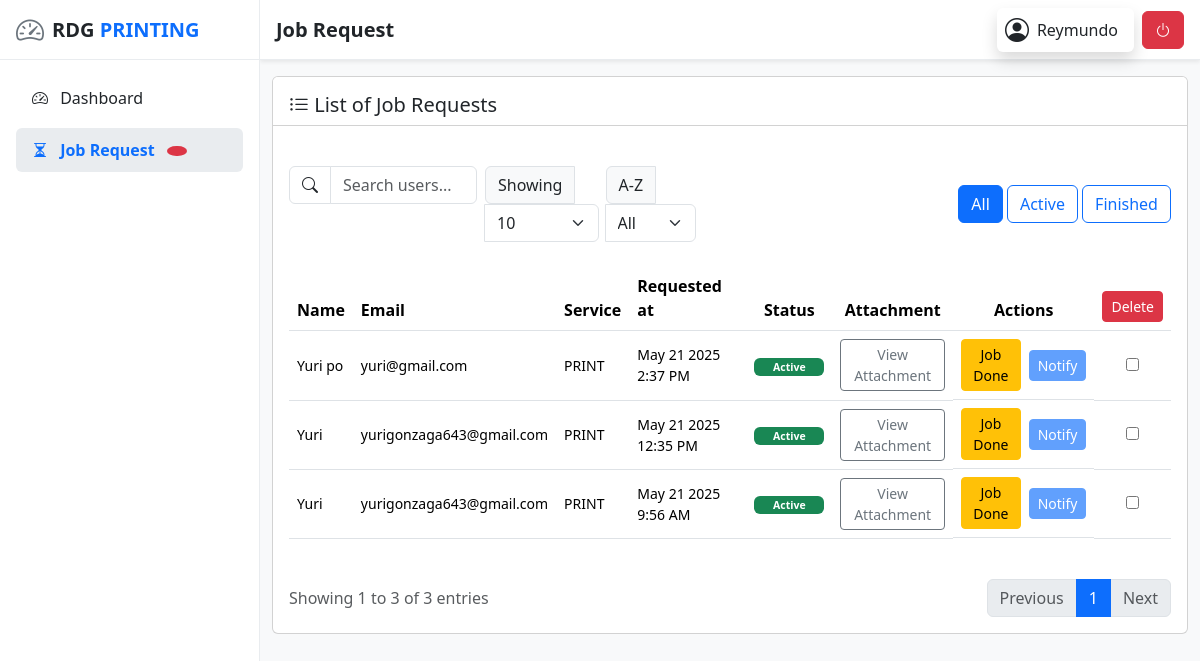
The page /admin/job-request.php?alpha=Yuri (signed in) on the database its author committed.
### tables this page shows
CREATE TABLE `uploads` (
  `id` int(10) UNSIGNED NOT NULL,
  `name` varchar(100) NOT NULL,
  `email` varchar(100) NOT NULL,
  `service` enum('print','2x2','passport size','1x1') DEFAULT NULL,
  `created_at` timestamp NOT NULL DEFAULT current_timestamp(),
  `isActive` tinyint(1) NOT NULL DEFAULT 1,
  `isNotified` tinyint(1) NOT NULL DEFAULT 0,
  `job_instructions` text NOT NULL
);

### admin/job-request.php (the view, shortened to what this page needs)
<?php
include '../backend/connection/db_conn.php';
$page = isset($_GET['page']) ? (int)$_GET['page'] : 1;
$pageSize = isset($_GET['pageSize']) ? (int)$_GET['pageSize'] : 10;
$search = isset($_GET['search']) ? $_GET['search'] : '';
$alpha = isset($_GET['alpha']) ? $_GET['alpha'] : '';
$status = isset($_GET['status']) ? $_GET['status'] : 'all';
$offset = ($page - 1) * $pageSize;
$query = "SELECT * FROM uploads WHERE 1=1";
if (!empty($alpha)) {
    $alpha = $conn->real_escape_string($alpha);
    $query .= " AND name LIKE '$alpha%'";
}
$query .= " ORDER BY created_at DESC";
$totalCountResult = $conn->query("SELECT COUNT(*) as total FROM ($query) as t");
$totalCount = $totalCountResult->fetch_assoc()['total'];
$totalPages = ceil($totalCount / $pageSize);
$query .= " LIMIT $pageSize OFFSET $offset";
$result = $conn->query($query);
$jobRequests = [];
if ($result) {
    while ($row = $result->fetch_assoc()) {
        $jobRequests[] = $row;
    }
}
?>
<!DOCTYPE html>
<html lang="en">
<head>
    <link rel="stylesheet" href="../node_modules/bootstrap/dist/css/bootstrap.min.css"/>
    <link rel="stylesheet" href="../node_modules/bootstrap-icons/font/bootstrap-icons.css"/>
    <link rel="stylesheet" href="../assets/css/admin.css" />
</head>
<body>
    <div class="d-flex">
        <?php include "../includes/admin-sidebar.php"; ?>
        <main class="admin-main flex-grow-1 d-flex flex-column min-vh-100">
            <?php include "../includes/admin-header.php"; ?>
            <div class="container mt-3">
                <div class="row mb-4">
                    <div class="col-12">
                        <div class="card">
                            <div class="card-header bg-white d-flex justify-content-between align-items-center flex-wrap">
                                <h5 class="card-title mb-0 my-2">
                                    <i class="bi bi-list-ul"></i>
                                    List of Job Requests
                                </h5>
                            </div>
                            <div class="card-body mt-4">
                                <div class="row mb-4 align-items-center">
                                    <div class="col-12 col-md-8">
                                        <form method="GET" action="">
                                            <div class="row g-2">
                                                <div class="col-12 col-md-4">
                                                    <div class="input-group">
                                                        <span class="input-group-text bg-white"><i class="bi bi-search"></i></span>
                                                        <input type="text" class="form-control" id="searchInput" name="search" autocomplete="off" placeholder="Search users..." value="<?php echo htmlspecialchars($search); ?>">
                                                    </div>
                                                </div>
                                                <div class="col-6 col-md-3">
                                                    <div class="input-group" style="width: 82%">
                                                        <span class="input-group-text" for="pageSizeSelect">Showing</span>
                                                        <select class="form-select" id="pageSizeSelect" name="pageSize" onchange="this.form.submit()">
                                                            <option value="10" <?php echo $pageSize == 10 ? 'selected' : ''; ?>>10</option>
                                                        </select>
                                                    </div>
                                                </div>
                                                <div class="col-6 col-md-2" style="margin-left: -4.5%">
                                                    <div class="input-group">
                                                        <label class="input-group-text" for="alphaSelect">A-Z</label>
                                                        <select class="form-select" id="alphaSelect" name="alpha" onchange="this.form.submit()">
                                                            <option value="">All</option>
                                                        </select>
                                                    </div>
                                                </div>
                                            </div>
                                        </form>
                                    </div>
                                    <div class="col-12 col-md-4 text-md-end mt-3 mt-md-0">
                                        <div class="btn-group" role="group">
                                            <form method="GET" action="">
                                                <button type="submit" class="btn btn-outline-primary <?php echo $status === 'all' ? 'active' : ''; ?>" name="status" value="all">All</button>
                                                <button type="submit" class="btn btn-outline-primary <?php echo $status === 'active' ? 'active' : ''; ?>" name="status" value="active">Active</button>
                                                <button type="submit" class="btn btn-outline-primary <?php echo $status === 'finished' ? 'active' : ''; ?>" name="status" value="finished">Finished</button>
                                            </form>
                                        </div>
                                    </div>
                                </div>
                                <div class="table-responsive">
                                    <table class="table table-hover align-middle">
                                        <thead>
                                            <tr>
                                                <th>Name</th>
                                                <th>Email</th>
                                                <th>Service</th>
                                                <th>Requested at</th>
                                                <th class="text-center">Status</th>
                                                <th class="text-center">Attachment</th>
                                                <th class="text-center">Actions</th>
                                                <th class="text-center">
                                                    <button id="deleteSelected" class="btn btn-danger btn-sm">Delete</button>
                                                </th>
                                            </tr>
                                        </thead>
                                        <tbody id="jobRequestsTable" style="font-size: 14px">
                                            <?php foreach ($jobRequests as $request): ?>
                                                <tr>
                                                    <td><?php echo htmlspecialchars($request['name']); ?></td>
                                                    <td><?php echo htmlspecialchars($request['email']); ?></td>
                                                    <td class="text-uppercase"><?php echo htmlspecialchars($request['service']); ?></td>
                                                    <td><?php echo date('M d Y g:i A', strtotime($request['created_at'])); ?></td>
                                                    <td class="text-center">
                                                        <?php if ($request['isActive']): ?>
                                                            <span class="badge bg-success" style="width: 70px">Active</span>
                                                        <?php else: ?>
                                                            <span class="badge bg-secondary" style="width: 70px">Done</span>
                                                        <?php endif; ?>
                                                    </td>
                                                    <td class="text-center">
                                                        <button class="btn btn-sm btn-outline-secondary view-attachment" data-id="<?php echo $request['id']; ?>" data-customer-name="<?php echo htmlspecialchars($request['name']); ?>"  data-bs-toggle="modal" data-bs-target="#attachmentModal">View Attachment</button>
                                                    </td>
                                                    <td class="text-center d-flex gap-2 align-items-center justify-content-center">
                                                        <form method="POST" action="mark-as-done.php" class="action-form">
                                                            <?php if ($request['isActive']): ?>
                                                                <button type="submit" name="action" value="markAsDone" class="btn btn-sm btn-warning confirm-action">Job Done</button>
                                                            <?php else: ?>
                                                                <button type="submit" name="action" value="markAsDone" class="btn btn-sm btn-warning" disabled>Job Done</button>
                                                            <?php endif; ?>
                                                        </form>
                                                        <form method="POST" action="notify.php" class="action-form">
                                                            <?php if ($request['isNotified'] || $request['isActive']): ?>
                                                                <button type="button" name="action" value="notify" class="btn btn-sm btn-primary" disabled>Notify</button>
                                                            <?php else: ?>
                                                                <button type="button" name="action" value="notify" class="btn btn-sm btn-primary confirm-action">Notify</button>
                                                            <?php endif; ?>
                                                        </form>
                                                    </td>
                                                    <td class="text-center">
                                                        <input type="checkbox" class="delete-checkbox" value="<?php echo $request['id']; ?>">
                                                    </td>
                                                </tr>
                                            <?php endforeach; ?>
                                        </tbody>
                                    </table>
                                </div>
                                <div class="d-flex flex-wrap justify-content-between align-items-center mt-4">
                                    <div class="mb-3 mb-md-0">
                                        <p class="mb-0 text-muted" id="entriesSummary">Showing 1 to <?php echo count($jobRequests); ?> of <?php echo $totalCount; ?> entries</p>
                                    </div>
                                    <nav aria-label="Page navigation">
                                        <ul class="pagination mb-0" id="pagination">
                                            <?php if ($page > 1): ?>
                                                <li class="page-item"><a class="page-link" href="?page=<?php echo $page - 1; ?>&pageSize=<?php echo $pageSize; ?>&search=<?php echo urlencode($search); ?>&alpha=<?php echo urlencode($alpha); ?>&status=<?php echo $status; ?>">Previous</a></li>
                                            <?php else: ?>
                                                <li class="page-item disabled"><a class="page-link" href="#">Previous</a></li>
                                            <?php endif; ?>
                                            <?php for ($i = 1; $i <= $totalPages; $i++): ?>
                                                <li class="page-item <?php echo ($i == $page) ? 'active' : ''; ?>">
                                                    <a class="page-link" href="?page=<?php echo $i; ?>&pageSize=<?php echo $pageSize; ?>&search=<?php echo urlencode($search); ?>&alpha=<?php echo urlencode($alpha); ?>&status=<?php echo $status; ?>"><?php echo $i; ?></a>
                                                </li>
                                            <?php endfor; ?>
                                            <?php if ($page < $totalPages): ?>
                                                <li class="page-item"><a class="page-link" href="?page=<?php echo $page + 1; ?>&pageSize=<?php echo $pageSize; ?>&search=<?php echo urlencode($search); ?>&alpha=<?php echo urlencode($alpha); ?>&status=<?php echo $status; ?>">Next</a></li>
                                            <?php else: ?>
                                                <li class="page-item disabled"><a class="page-link" href="#">Next</a></li>
                                            <?php endif; ?>
                                        </ul>
                                    </nav>
                                </div>
                            </div>
                        </div>
                    </div>
                </div>
            </div>
        </main>
    </div>
</body>
</html>

### assets/css/admin.css (style rules this page uses)
:root { --bs-primary-rgb: 13, 110, 253; --bs-success-rgb: 25, 135, 84; --bs-warning-rgb: 255, 193, 7; --bs-danger-rgb: 220, 53, 69; --bs-info-rgb: 13, 202, 240; --header-height: 60px; --sidebar-width: 260px; --sidebar-collapsed-width: 70px; --border-color: #e9ecef; }
body { background-color: #f8f9fa; overflow-x: hidden; }
.admin-main { margin-left: var(--sidebar-width); transition: margin 0.3s ease; width: calc(100% - var(--sidebar-width)); }

### rows shown on the page
uploads: name "Yuri po", email "yuri@gmail.com", service "PRINT", created_at "May 21 2025 2:37 PM", isActive "Active", isNotified "Notify"
uploads: name "Yuri", email "yurigonzaga643@gmail.com", service "PRINT", created_at "May 21 2025 12:35 PM", isActive "Active", isNotified "Notify"
uploads: name "Yuri", email "yurigonzaga643@gmail.com", service "PRINT", created_at "May 21 2025 9:56 AM", isActive "Active", isNotified "Notify"

### other values the page prints
$pageTitle "Job Request"
$admin_username "Reymundo"
count($jobRequests) "3"
$totalCount "3"
